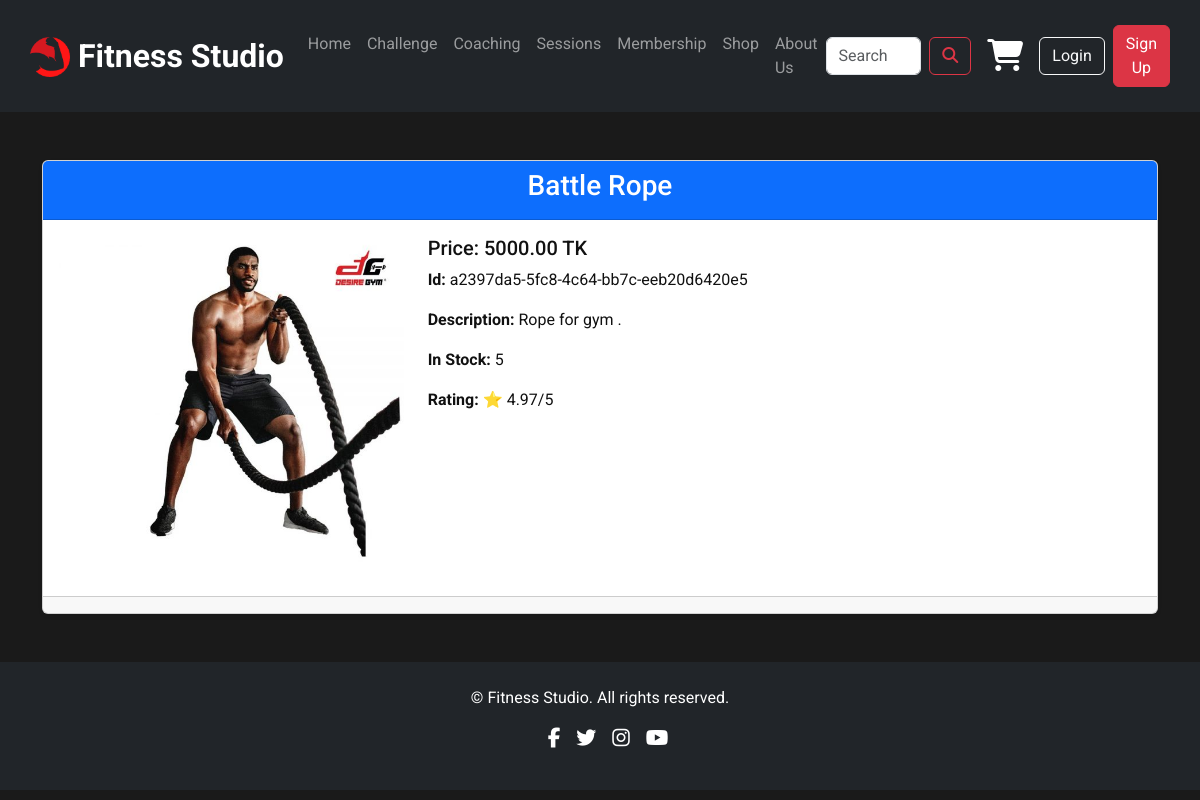
/a2397da5-5fc8-4c64-bb7c-eeb20d6420e5, run on the app's committed database.
### Fitness/models.py (models this page shows, shortened)
class Productz(models.Model):
        objects = None
        name = models.CharField(max_length=100)
        p_id = models.UUIDField(
            primary_key=True,
            default=uuid.uuid4,
            editable=False,
        )
        category = models.CharField(max_length=50)
        price = models.DecimalField(max_digits=10, decimal_places=2)
        stock_quantity = models.IntegerField()
        image = models.ImageField(upload_to='product_images/', blank=True, null=True)
        description = models.TextField()
        rating = models.DecimalField(max_digits=3, decimal_places=2, default=0)

### Fitness/views.py (the view)
# urls.py: path('<str:p_id>', f_views.product_details, name='product_details'),
def product_details(request,p_id):
    products = Productz.objects.get(pk = p_id)
    context = {
        'product':products
    }
    return render(request,template_name = 'Fitness/product_details.html',context = context)

### templates/Fitness/product_details.html (shortened to what this page needs)
{% extends 'base.html' %} {% load static %} {% block content %}
<div class="container mt-5">
    <div class="card shadow-sm">
        <div class="card-header text-center bg-primary text-white">
            <h3>{{ product.name }}</h3>
        </div>
        <div class="card-body">
            <div class="row">
                <div class="col-md-4 text-center">
                    {% if product.image %}
                    <img src="{{ product.image.url }}" alt="{{ product.name }}" class="img-fluid rounded"> {% else %}
                    <img src="{% static 'default-product.png' %}" alt="Default Image" class="img-fluid rounded"> {% endif %}
                </div>
                <div class="col-md-8">
                    <h5 class="card-title" style="color:#111;">Price: {{ product.price }} TK</h5>
                    <p class="card-text" style="color:#111;"><strong>Id:</strong> {{ product.p_id }}</p>
                    <p class="card-text" style="color:#111;"><strong>Description:</strong> {{ product.description }}</p>
                    <p class="card-text" style="color:#111;"><strong>In Stock:</strong> {{ product.stock_quantity }}</p>
                    <p class="card-text" style="color:#111;"><strong>Rating:</strong> ⭐ {{ product.rating }}/5</p>
                </div>
            </div>
        </div>
        <div class="card-footer d-flex justify-content-center gap-3">
        </div>
    </div>
</div>
{% endblock %}

### static/base.css (style rules this page uses)
body { font-family: 'Roboto', sans-serif; background-color: #1a1a1a; color: #fff; }
p { color: #fff; }

### data on the page
Productz: name "Battle Rope", image (picture), price "5000.00", p_id "a2397da5-5fc8-4c64-bb7c-eeb20d6420e5", description "Rope for gym .", stock_quantity "5", rating "4.97"
